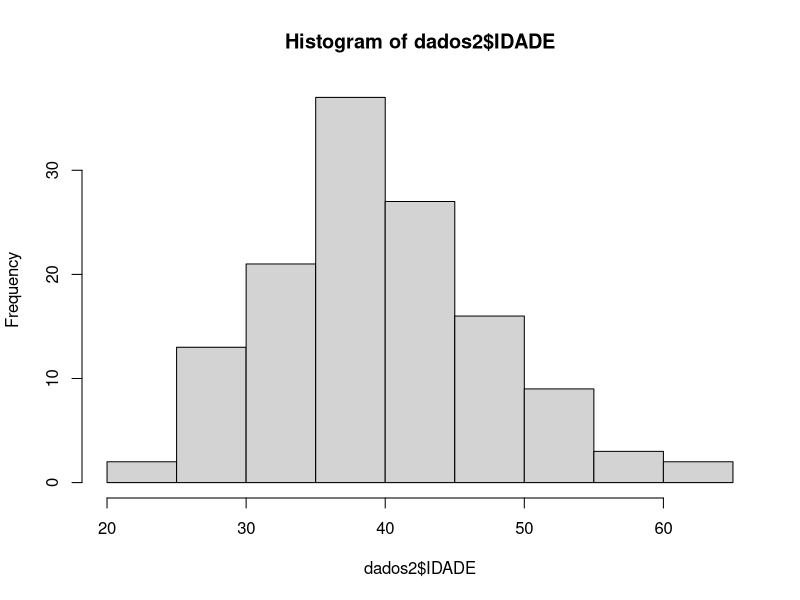

Reproduce this figure in R.
## ---- chunk 1
require(readr)
require(timeDate)
dados2 <- read_delim("Questao 2.csv", delim=";")
dados2$DIAST <- as.integer(difftime(strptime(dados2$TN,format="%d/%m/%Y"), strptime(dados2$T0, format="%d/%m/%Y")))
dados2$DELTA <- dados2$CD4TN - dados2$CD4T0
## ---- chunk 2
hist(dados2$IDADE)


